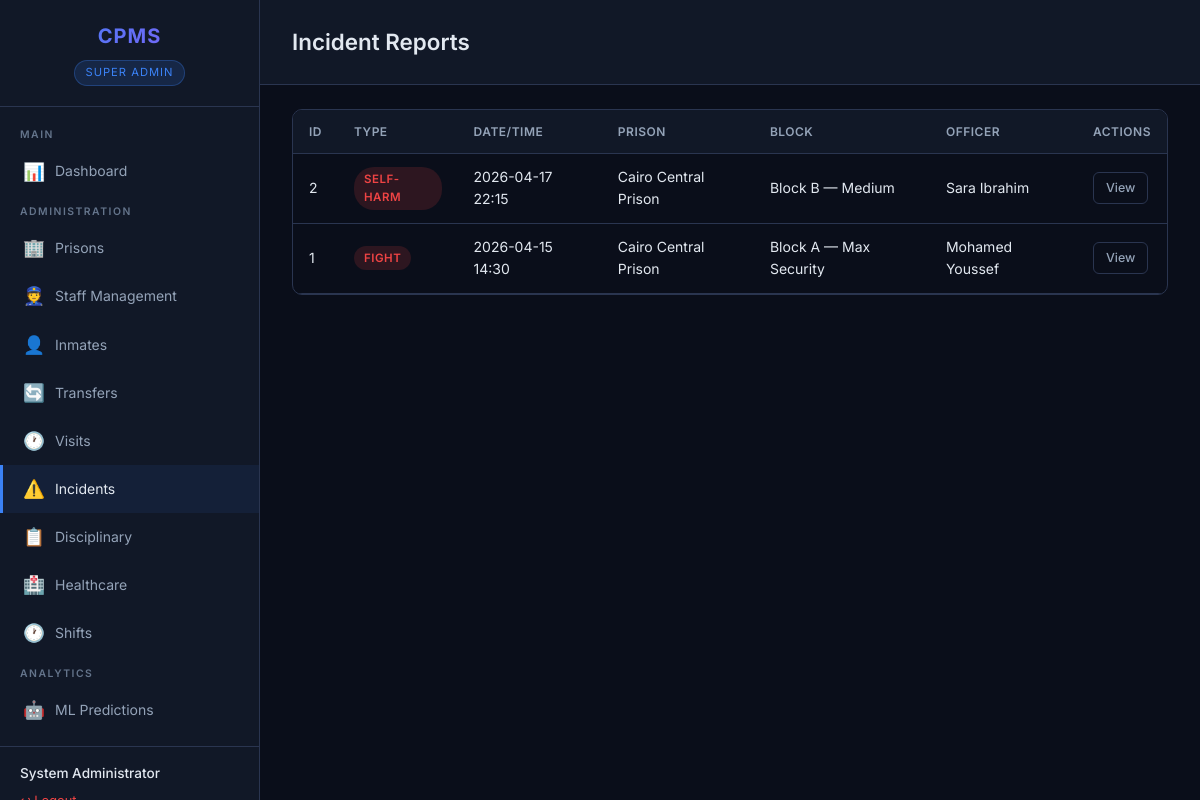
/incidents (signed in), run on the app's committed database.
### tables this page shows
CREATE TABLE users (
            national_id TEXT PRIMARY KEY,
            name        TEXT NOT NULL,
            phone       TEXT,
            address     TEXT,
            email       TEXT,
            password    TEXT NOT NULL,
            role        TEXT NOT NULL CHECK(role IN ('super_admin', 'prison_manager', 'officer')),
            prison_id   INTEGER,
            FOREIGN KEY (prison_id) REFERENCES prisons(prison_id)
        );

CREATE TABLE incidents (
            incident_id      INTEGER PRIMARY KEY AUTOINCREMENT,
            type             TEXT NOT NULL,
            date_time        DATETIME,
            prison_id        INTEGER,
            block_id         INTEGER,
            cell_id          INTEGER,
            reporting_officer TEXT,
            description      TEXT,
            action_taken     TEXT,
            FOREIGN KEY (prison_id)        REFERENCES prisons(prison_id),
            FOREIGN KEY (block_id)         REFERENCES blocks(block_id),
            FOREIGN KEY (cell_id)          REFERENCES cells(cell_id),
            FOREIGN KEY (reporting_officer) REFERENCES users(national_id)
        );

CREATE TABLE prisons (
            prison_id       INTEGER PRIMARY KEY AUTOINCREMENT,
            manager_id      TEXT,
            name            TEXT NOT NULL,
            location        TEXT NOT NULL,
            type            TEXT NOT NULL,
            security_level  TEXT NOT NULL,
            total_capacity  INTEGER NOT NULL,
            current_occupancy INTEGER DEFAULT 0
        );

CREATE TABLE blocks (
            block_id          INTEGER PRIMARY KEY AUTOINCREMENT,
            prison_id         INTEGER NOT NULL,
            name              TEXT,
            capacity          INTEGER NOT NULL,
            current_occupancy INTEGER DEFAULT 0,
            security_level    TEXT NOT NULL,
            number_of_cells   INTEGER DEFAULT 0,
            FOREIGN KEY (prison_id) REFERENCES prisons(prison_id)
        );

### routes/incident_routes.py (the view)
@router.get("")
async def list_incidents(request: Request):
    user = get_current_user(request)
    if not user:
        return RedirectResponse(url="/login", status_code=302)
    db = get_db()
    if user["role"] == "super_admin":
        incidents = db.execute("""
            SELECT inc.*, p.name as prison_name, b.name as block_name,
                   u.name as officer_name
            FROM incidents inc
            LEFT JOIN prisons p ON inc.prison_id = p.prison_id
            LEFT JOIN blocks b ON inc.block_id = b.block_id
            LEFT JOIN users u ON inc.reporting_officer = u.national_id
            ORDER BY inc.date_time DESC
        """).fetchall()
    elif user["role"] == "prison_manager":
        incidents = db.execute("""
            SELECT inc.*, p.name as prison_name, b.name as block_name,
                   u.name as officer_name
            FROM incidents inc
            LEFT JOIN prisons p ON inc.prison_id = p.prison_id
            LEFT JOIN blocks b ON inc.block_id = b.block_id
            LEFT JOIN users u ON inc.reporting_officer = u.national_id
            WHERE inc.prison_id = ?
            ORDER BY inc.date_time DESC
        """, (user["prison_id"],)).fetchall()
    else:
        incidents = db.execute("""
            SELECT DISTINCT inc.*, p.name as prison_name, b.name as block_name,
                   u.name as officer_name
            FROM incidents inc
            LEFT JOIN prisons p ON inc.prison_id = p.prison_id
            LEFT JOIN blocks b ON inc.block_id = b.block_id
            LEFT JOIN users u ON inc.reporting_officer = u.national_id
            JOIN shift_assignments sa ON inc.block_id = sa.block_id
            WHERE sa.officer_id = ?
            ORDER BY inc.date_time DESC
        """, (user["national_id"],)).fetchall()
    db.close()
    return templates.TemplateResponse("incidents/list.html", {
        "request": request, "user": user, "incidents": incidents
    })

### templates/incidents/list.html (shortened to what this page needs)
{% extends "base.html" %}
{% block page_title %}Incident Reports{% endblock %}
{% block content %}
<div class="table-wrapper">
    <table>
        <thead>
            <tr>
                <th>ID</th><th>Type</th><th>Date/Time</th><th>Prison</th>
                <th>Block</th><th>Officer</th><th>Actions</th>
            </tr>
        </thead>
        <tbody>
        {% for inc in incidents %}
            <tr>
                <td>{{ inc.incident_id }}</td>
                <td><span class="badge badge-danger">{{ inc.type }}</span></td>
                <td>{{ inc.date_time }}</td>
                <td>{{ inc.prison_name or '—' }}</td>
                <td>{{ inc.block_name or '—' }}</td>
                <td>{{ inc.officer_name or '—' }}</td>
                <td>
                    <a href="/incidents/{{ inc.incident_id }}" class="btn btn-sm btn-outline">View</a>
                </td>
            </tr>
        {% endfor %}
        </tbody>
    </table>
</div>
{% endblock %}

### templates/base.html (shortened to what this page needs)
<!DOCTYPE html>
<html lang="en">
<head>
    <link rel="stylesheet" href="/static/css/style.css">
</head>
<body>
    <div class="app-layout">
        <aside class="sidebar">
            <div class="sidebar-header">
                <h1>CPMS</h1>
                <span class="role-badge">
                    {% if user.role == 'super_admin' %}Super Admin
                    {% elif user.role == 'prison_manager' %}Prison Manager
                    {% elif user.role == 'officer' %}Officer
                    {% endif %}
                </span>
            </div>
            <nav class="sidebar-nav">
                <div class="nav-section">Main</div>
                <a href="/dashboard" class="{% if request.url.path == '/dashboard' %}active{% endif %}">
                    <span class="icon">📊</span> Dashboard
                </a>
                {% if user.role == 'super_admin' %}
                    <div class="nav-section">Administration</div>
                    <a href="/prisons" class="{% if '/prisons' in request.url.path %}active{% endif %}">
                        <span class="icon">🏢</span> Prisons
                    </a>
                    <a href="/officers" class="{% if '/officers' in request.url.path %}active{% endif %}">
                        <span class="icon">👮</span> Staff Management
                    </a>
                    <a href="/inmates" class="{% if '/inmates' in request.url.path %}active{% endif %}">
                        <span class="icon">👤</span> Inmates
                    </a>
                    <a href="/transfers" class="{% if '/transfers' in request.url.path %}active{% endif %}">
                        <span class="icon">🔄</span> Transfers
                    </a>
                    <a href="/visits" class="{% if '/visits' in request.url.path and '/visit-request' not in request.url.path %}active{% endif %}">
                        <span class="icon">🕐</span> Visits
                    </a>
                    <a href="/incidents" class="{% if '/incidents' in request.url.path %}active{% endif %}">
                        <span class="icon">⚠️</span> Incidents
                    </a>
                    <a href="/disciplinary" class="{% if '/disciplinary' in request.url.path %}active{% endif %}">
                        <span class="icon">📋</span> Disciplinary
                    </a>
                    <a href="/healthcare" class="{% if '/healthcare' in request.url.path %}active{% endif %}">
                        <span class="icon">🏥</span> Healthcare
                    </a>
                    <a href="/shifts" class="{% if '/shifts' in request.url.path %}active{% endif %}">
                        <span class="icon">🕐</span> Shifts
                    </a>
                    <div class="nav-section">Analytics</div>
                    <a href="/ml" class="{% if '/ml' in request.url.path %}active{% endif %}">
                        <span class="icon">🤖</span> ML Predictions
                    </a>
                {% endif %}
            </nav>
            <div class="sidebar-footer">
                <div class="user-name">{{ user.name }}</div>
                <a href="/logout" class="logout-link">↩ Logout</a>
            </div>
        </aside>
        <main class="main-content">
            <div class="page-header">
                <h2>{% block page_title %}Dashboard{% endblock %}</h2>
            </div>
            <div class="page-body">
                {% block content %}{% endblock %}
            </div>
        </main>
    </div>
</body>
</html>

### static/css/style.css (style rules this page uses)
*, *::before, *::after { box-sizing: border-box; margin: 0; padding: 0; }
:root { --bg-primary: #0a0e1a; --bg-secondary: #111827; --bg-card: #1a2235; --bg-card-hover: #1e2940; --border-color: #2a3550; --text-primary: #e2e8f0; --text-secondary: #94a3b8; --text-muted: #64748b; --accent: #3b82f6; --accent-hover: #2563eb; --success: #22c55e; --warning: #f59e0b; --danger: #ef4444; --critical: #dc2626; --sidebar-width: 260px; --header-height: 64px; --radius: 10px; --shadow: 0 4px 24px rgba(0,0,0,0.3); }
body { font-family: 'Inter', 'Segoe UI', system-ui, sans-serif; background: var(--bg-primary); color: var(--text-primary); min-height: 100vh; line-height: 1.6; }
a { color: var(--accent); text-decoration: none; transition: color 0.2s; }
.app-layout { display: flex; min-height: 100vh; }
.sidebar { width: var(--sidebar-width); background: var(--bg-secondary); border-right: 1px solid var(--border-color); position: fixed; top: 0; left: 0; height: 100vh; overflow-y: auto; z-index: 100; display: flex; flex-direction: column; }
.sidebar-header { padding: 20px; border-bottom: 1px solid var(--border-color); text-align: center; }
.sidebar-header h1 { font-size: 1.25rem; font-weight: 700; background: linear-gradient(135deg, var(--accent), #8b5cf6); -webkit-background-clip: text; -webkit-text-fill-color: transparent; letter-spacing: 1px; }
.sidebar-header .role-badge { display: inline-block; margin-top: 8px; padding: 3px 10px; background: rgba(59, 130, 246, 0.15); border: 1px solid rgba(59, 130, 246, 0.3); border-radius: 20px; font-size: 0.7rem; text-transform: uppercase; letter-spacing: 1px; color: var(--accent); }
.sidebar-nav { flex: 1; padding: 12px 0; }
.sidebar-nav .nav-section { padding: 8px 20px 4px; font-size: 0.65rem; text-transform: uppercase; letter-spacing: 1.5px; color: var(--text-muted); font-weight: 600; }
.sidebar-nav a { display: flex; align-items: center; gap: 10px; padding: 10px 20px; color: var(--text-secondary); font-size: 0.875rem; border-left: 3px solid transparent; transition: all 0.2s; }
.sidebar-nav a:hover, .sidebar-nav a.active { background: rgba(59, 130, 246, 0.08); color: var(--text-primary); border-left-color: var(--accent); }
.sidebar-nav a .icon { font-size: 1.1rem; width: 22px; text-align: center; }
.sidebar-footer { padding: 16px 20px; border-top: 1px solid var(--border-color); }
.sidebar-footer .user-name { font-size: 0.85rem; font-weight: 500; color: var(--text-primary); }
.sidebar-footer .logout-link { display: inline-block; margin-top: 6px; font-size: 0.8rem; color: var(--danger); }
.main-content { flex: 1; margin-left: var(--sidebar-width); min-height: 100vh; }
.page-header { padding: 24px 32px; border-bottom: 1px solid var(--border-color); display: flex; align-items: center; justify-content: space-between; background: var(--bg-secondary); }
.page-header h2 { font-size: 1.4rem; font-weight: 600; }
.page-body { padding: 24px 32px; }
.table-wrapper { overflow-x: auto; border-radius: var(--radius); border: 1px solid var(--border-color); }
table { width: 100%; border-collapse: collapse; font-size: 0.875rem; }
thead { background: var(--bg-secondary); }
th { padding: 12px 16px; text-align: left; font-weight: 600; font-size: 0.75rem; text-transform: uppercase; letter-spacing: 0.5px; color: var(--text-secondary); border-bottom: 1px solid var(--border-color); }
td { padding: 12px 16px; border-bottom: 1px solid var(--border-color); color: var(--text-primary); }
.btn { display: inline-flex; align-items: center; gap: 6px; padding: 9px 18px; border: none; border-radius: 6px; font-size: 0.85rem; font-weight: 500; cursor: pointer; transition: all 0.2s; text-decoration: none; }
.btn-sm { padding: 5px 12px; font-size: 0.78rem; }
.btn-outline { background: transparent; border: 1px solid var(--border-color); color: var(--text-secondary); }
.badge { display: inline-block; padding: 3px 10px; border-radius: 20px; font-size: 0.72rem; font-weight: 600; text-transform: uppercase; letter-spacing: 0.5px; }
.badge-danger { background: rgba(239,68,68,0.15); color: var(--danger); }

### data on the page
users: name "System Administrator"
incidents: incident_id "2", type "SELF-HARM", date_time "2026-04-17 22:15", name "Cairo Central Prison", name "Block B — Medium", name "Sara Ibrahim"
incidents: incident_id "1", type "FIGHT", date_time "2026-04-15 14:30", name "Cairo Central Prison", name "Block A — Max Security", name "Mohamed Youssef"
